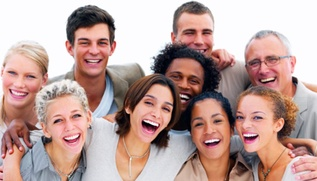
#> input picture people.jpg, 317 x 181 px, shrunk from 1050 x 600 before the run
$ jupyter execute --allow-errors 'Apoorva Face detection.ipynb'   (shell and % lines are left out)
#> lines starting #> are read from the running program, lines starting #| are printed output that depends on the picture; after the words box and inside, x2 and y2 are one past the last pixel; in counts of white or black regions, pixels touching at a corner belong together
[cell 1]
import numpy as np
import cv2
import matplotlib.pyplot as plt

[cell 2]
def convertToRGB(image):
    return cv2.cvtColor(image, cv2.COLOR_BGR2RGB)

[cell 3]
haar_cascade_face = cv2.CascadeClassifier('haarcascade_frontalface_default.xml')

[cell 4]
haar_cascade_face

[cell 5]
def to_gray(image):
    return cv2.cvtColor(image, cv2.COLOR_BGR2GRAY)

### Example 1

[cell 6]
#reading the image
test_image = cv2.imread('people.jpg')
#> test_image is the input picture: shape (181, 317, 3); mean B, G, R 155.6, 161.3, 189.9

#Converting to grayscale
test_image_gray = to_gray(test_image)
#> in to_gray, `return cv2.cvtColor(image, cv2.COLOR_BGR2GRAY)`:
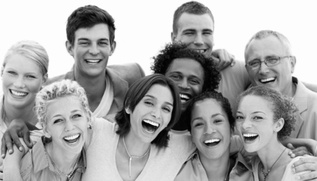
#> returned value: shape (181, 317); min 0, max 255, mean 169.2

# Displaying the grayscale image
plt.imshow(test_image_gray, cmap='gray')

[cell 7]
#Displaying without cmap command
plt.imshow(test_image_gray)

[cell 8]
faces_rects = haar_cascade_face.detectMultiScale(test_image_gray, scaleFactor = 1.2, minNeighbors = 5)
#> faces_rects = [[67, 22, 52, 52], [162, 60, 46, 46], [184, 103, 52, 52], [240, 43, 49, 49], [132, 86, 51, 51], [40, 98, 57, 57], [223, 96, 57, 57]]
print('Faces found: ', len(faces_rects))
#| Faces found:  7

[cell 9]
for (x,y,w,h) in faces_rects:
     cv2.rectangle(test_image, (x, y), (x+w, y+h), (0, 255, 0), 2)
#> this loop made 7 passes
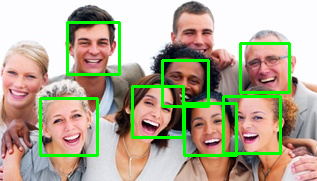
#> test_image: shape (181, 317, 3); 7.33% of pixels changed, all inside (x1, y1, x2, y2) = (39, 21, 291, 157)

plt.imshow(convertToRGB(test_image))

### Example 2

[cell 10]
family = cv2.imread('family.jpg')
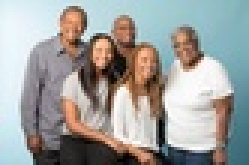
#> input picture family.jpg, 83 x 55 px, shrunk from 275 x 183 before the run (shown 3 times larger)
#> family is the input picture: shape (55, 83, 3); mean B, G, R 157.6, 160, 159.1

family_gray_img = to_gray(family)
#> in to_gray (call 2), `return cv2.cvtColor(image, cv2.COLOR_BGR2GRAY)`:
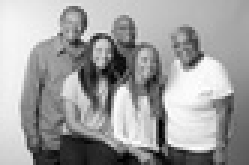
#> returned value: shape (55, 83) (shown 3 times larger); min 0, max 255, mean 159.5

plt.imshow(family_gray_img, cmap='gray')

[cell 11]
faces = haar_cascade_face.detectMultiScale(family_gray_img, scaleFactor = 1.2, minNeighbors = 1)
#> faces = ()
print('Faces found: ', len(faces))
#| Faces found:  0

[cell 12]
for (x,y,w,h) in faces:
     cv2.rectangle(family, (x, y), (x+w, y+h), (0, 255, 0), 2)
#> this loop made 0 passes

plt.imshow(convertToRGB(family))

### Example 3

[cell 13]
joey = cv2.imread('joey.jpg')
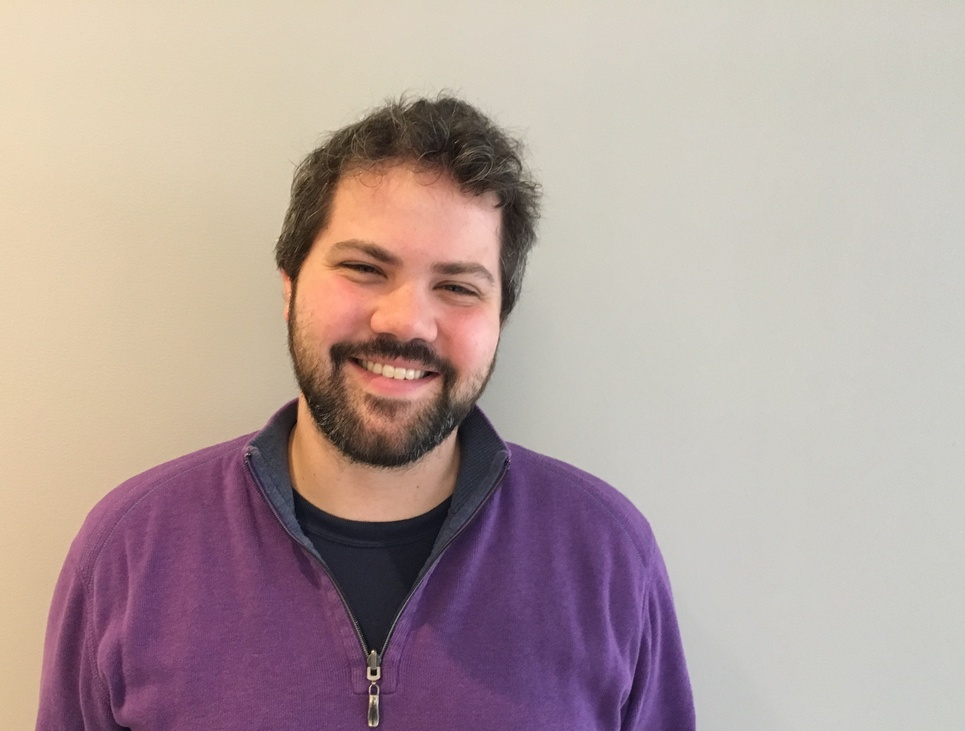
#> input picture joey.jpg, 965 x 731 px, shrunk from 3200 x 2424 before the run
#> joey is the input picture: shape (731, 965, 3); mean B, G, R 158.4, 161.9, 180.2
joey_gray_img = to_gray(joey)
#> in to_gray (call 3), `return cv2.cvtColor(image, cv2.COLOR_BGR2GRAY)`:
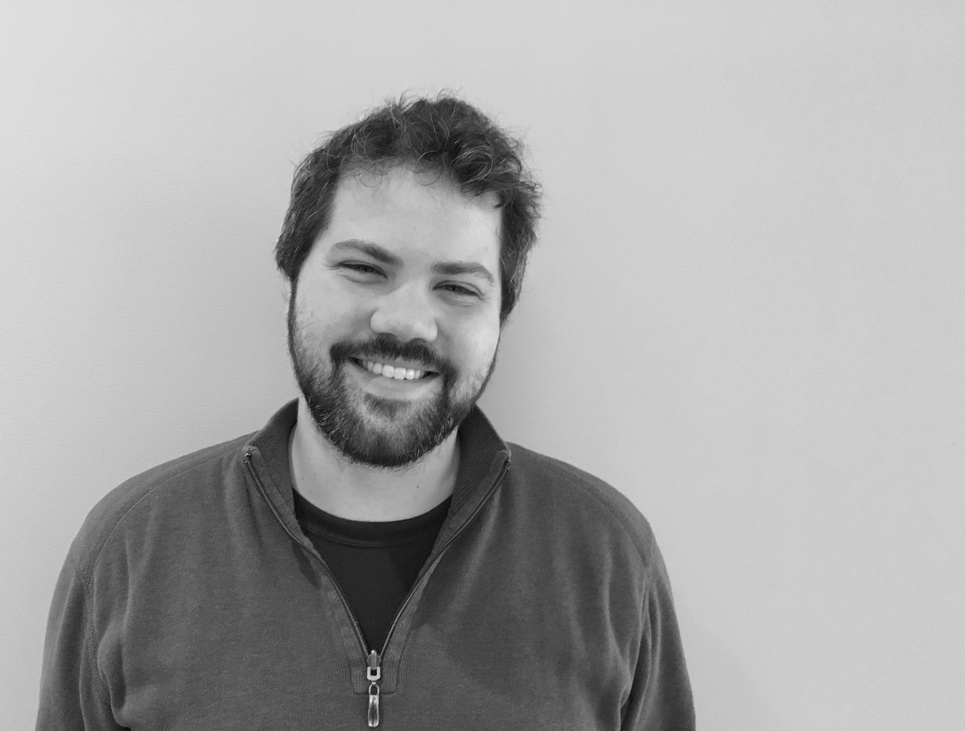
#> returned value: shape (731, 965); min 4, max 242, mean 167
plt.imshow(joey_gray_img, cmap='gray')

[cell 14]
faces = haar_cascade_face.detectMultiScale(joey_gray_img, scaleFactor = 1.2, minNeighbors = 4)
#> faces = [[267, 172, 265, 265]]
print('Faces found: ', len(faces))
#| Faces found:  1

[cell 15]
for (x,y,w,h) in faces:
     cv2.rectangle(joey, (x, y), (x+w, y+h), (0, 255, 0), 20)
#> this loop made 1 pass
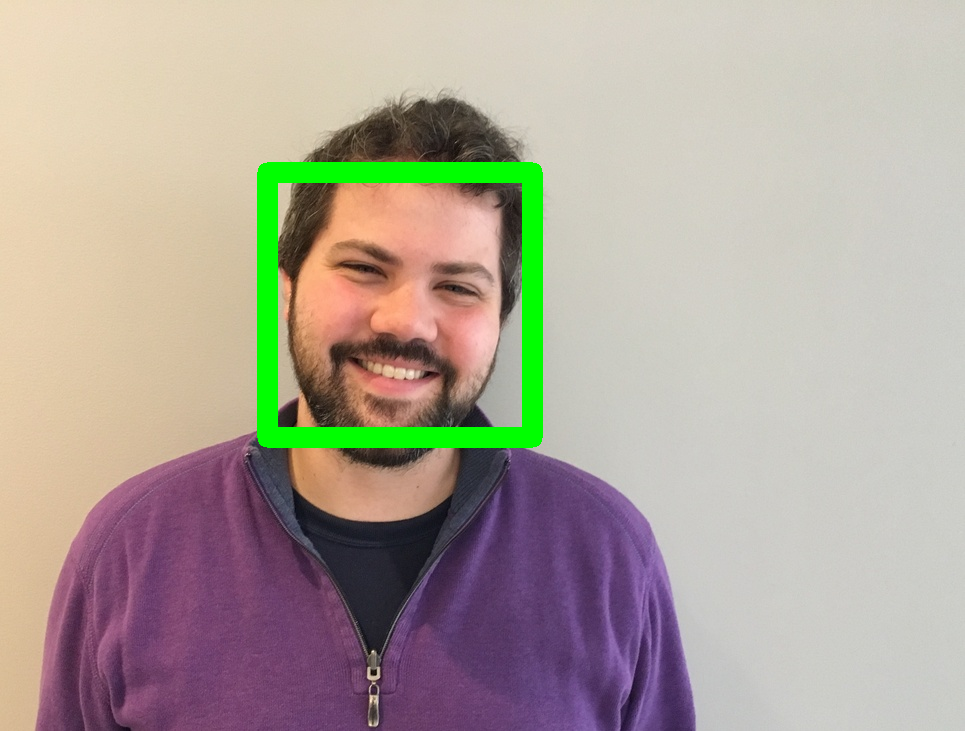
#> joey: shape (731, 965, 3); 3.14% of pixels changed, all inside (x1, y1, x2, y2) = (257, 162, 543, 448)

plt.imshow(convertToRGB(joey))

###  Example-4

[cell 16]
girl = cv2.imread('Surprise.jpg')
#> (the rest of this cell did not finish here and is left out)

#> (a cell that did not finish here is left out)

[cell 18]
for (x,y,w,h) in faces:
     cv2.rectangle(girl, (x, y), (x+w, y+h), (0, 255, 0), 20)

#> (the rest of this cell did not finish here and is left out)
